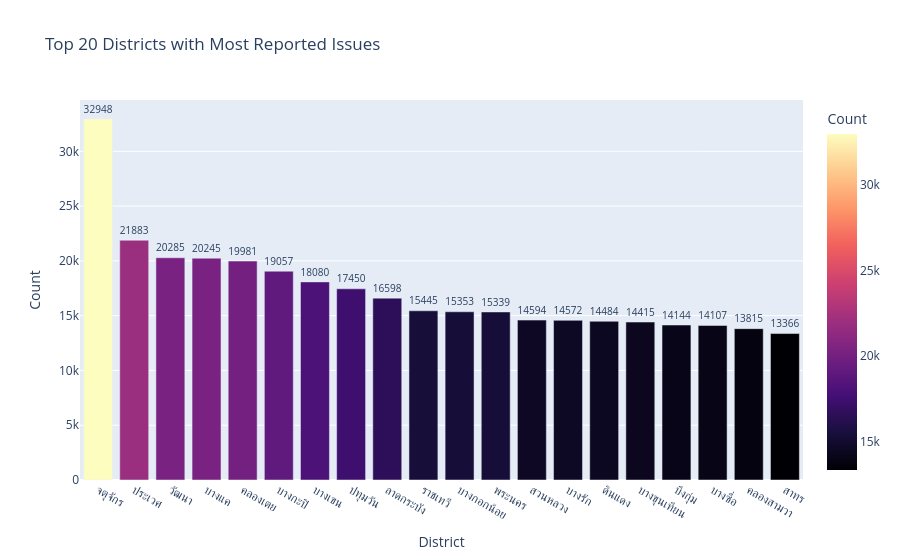

The notebook cell this image was saved under:
### Markdown cell above
## 2. Issues by District (Top 20)

Which districts have the highest number of reported issues? This visualization highlights the areas that might require more attention.

### Code cell
# Count issues by district
district_counts = df_traffy['district'].value_counts().nlargest(20).reset_index()
district_counts.columns = ['District', 'Count']

# Plot
fig = px.bar(district_counts, 
             x='District', 
             y='Count', 
             title='Top 20 Districts with Most Reported Issues',
             text='Count',
             color='Count',
             color_continuous_scale='Magma')

fig.update_traces(textposition='outside')
fig.show()

### Figure 1 — Plotly figure (JSON) as saved in the notebook; plotly's stock layout.template omitted (floating-point values rounded to 4 significant figures)
{"data": [{"hovertemplate": "District=%{x}<br>Count=%{marker.color}<extra></extra>", "legendgroup": "", "marker": {"color": [32948, 21883, 20285, 20245, 19981, 19057, 18080, 17450, 16598, 15445, 15353, 15339, 14594, 14572, 14484, 14415, 14144, 14107, 13815, 13366], "coloraxis": "coloraxis", "pattern": {"shape": ""}}, "name": "", "orientation": "v", "showlegend": false, "text": [32950.0, 21880.0, 20280.0, 20240.0, 19980.0, 19060.0, 18080.0, 17450.0, 16600.0, 15440.0, 15350.0, 15340.0, 14590.0, 14570.0, 14480.0, 14420.0, 14140.0, 14110.0, 13820.0, 13370.0], "textposition": "outside", "type": "bar", "x": ["จตุจักร", "ประเวศ", "วัฒนา", "บางแค", "คลองเตย", "บางกะปิ", "บางเขน", "ปทุมวัน", "ลาดกระบัง", "ราชเทวี", "บางกอกน้อย", "พระนคร", "สวนหลวง", "บางรัก", "ดินแดง", "บางขุนเทียน", "บึงกุ่ม", "บางซื่อ", "คลองสามวา", "สาทร"], "xaxis": "x", "y": [32948, 21883, 20285, 20245, 19981, 19057, 18080, 17450, 16598, 15445, 15353, 15339, 14594, 14572, 14484, 14415, 14144, 14107, 13815, 13366], "yaxis": "y"}], "layout": {"barmode": "relative", "coloraxis": {"colorbar": {"title": {"text": "Count"}}, "colorscale": [[0, "#000004"], [0.1111, "#180f3d"], [0.2222, "#440f76"], [0.3333, "#721f81"], [0.4444, "#9e2f7f"], [0.5556, "#cd4071"], [0.6667, "#f1605d"], [0.7778, "#fd9668"], [0.8889, "#feca8d"], [1, "#fcfdbf"]]}, "legend": {"tracegroupgap": 0}, "title": {"text": "Top 20 Districts with Most Reported Issues"}, "xaxis": {"anchor": "y", "domain": [0, 1], "title": {"text": "District"}}, "yaxis": {"anchor": "x", "domain": [0, 1], "title": {"text": "Count"}}}}
